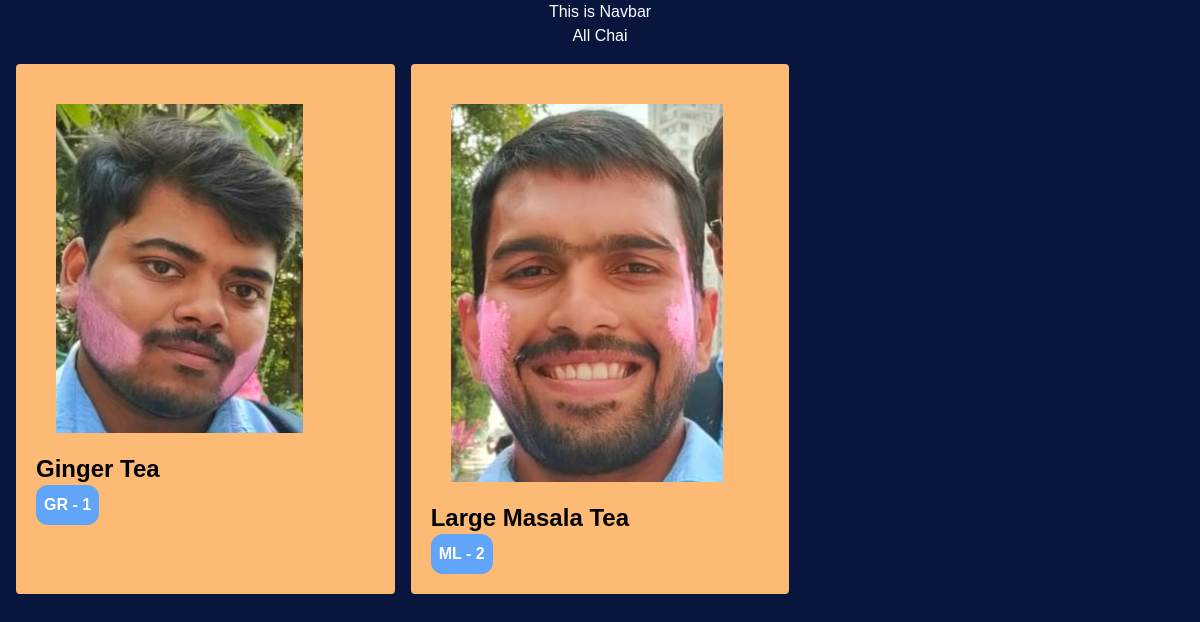
Page /chai/ on the earlier database version.
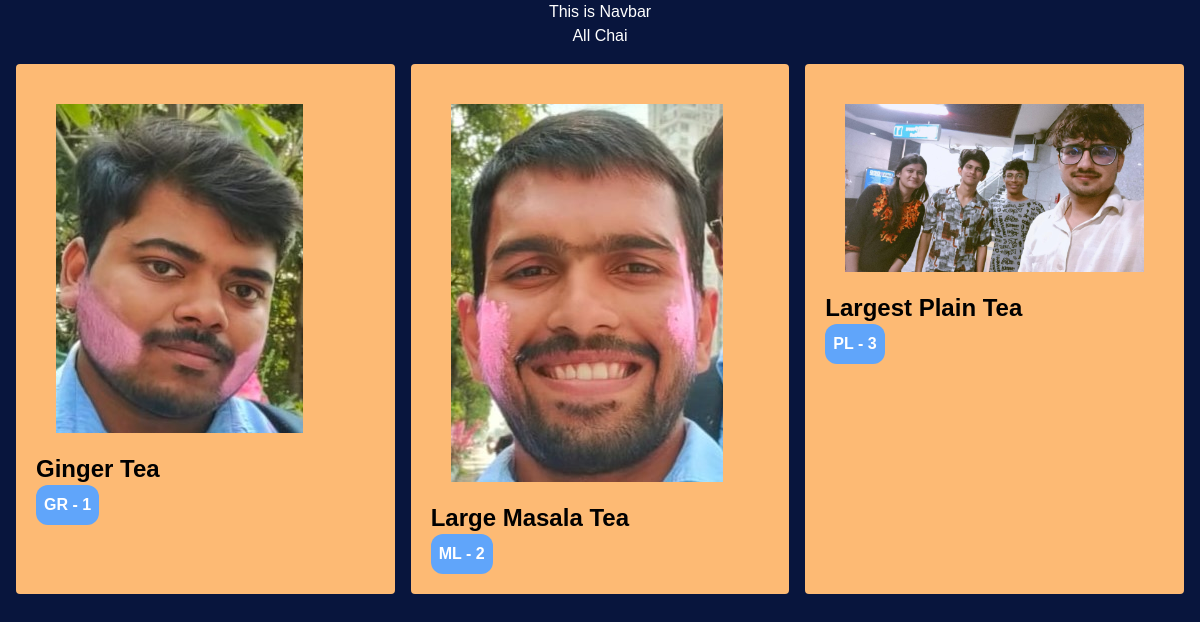
Same page on the later database version.
### chai/models.py (models this page shows, shortened)
class ChaiVariety(models.Model):
    CHAI_TYPE_CHOICE = [
        ('ML', 'MASALA'),
        ('GR', 'GINGER'),
        ('PL', 'PLAIN'),
        ('EL', 'ELAICHI'),
    ]
    name = models.CharField(max_length=200)
    image = models.ImageField(upload_to='chais/')
    chai_type = models.CharField(max_length=2, choices=CHAI_TYPE_CHOICE)
    add_date = models.DateTimeField(default=timezone.now)
    description = models.TextField(default='')

### chai/views.py (the view)
# urls.py: path('', views.all_chai, name='all_chai'),
def all_chai(request):
    chais = ChaiVariety.objects.all()
    return render(request, 'chai/all_chai.html', {'chais': chais})

### chai/templates/chai/all_chai.html (shortened to what this page needs)
{% extends "layout.html" %}
{% block content %}
<h1>All Chai</h1>
<div class="grid grid-cols-3 gap-4 m-4">
	{% for chai in chais %}
	<div class="bg-orange-300 p-5 rounded">
		<img
			class="rounded p-5"
			src="{{chai.image.url}}"
			alt=""
		/>
		<h3 class="text-black text-2xl font-bold">{{chai.name}}</h3>
		<a href="{% url 'chai_detail' chai.id %}">
			<button
				type="button"
				class="bg-blue-400 p-2 font-semibold rounded-xl"
			>
				{{chai.chai_type}} - {{chai.id}}
			</button>
		</a>
	</div>
	{% endfor %}
</div>
{% endblock %}

### templates/layout.html (shortened to what this page needs)
{% load static tailwind_tags %}
{% load static %}
<!DOCTYPE html>
<html lang="en">
	<head>
		<link
			rel="stylesheet"
			href="{% static 'style.css' %}"
		/>
		{% tailwind_css %}
	</head>
	<body>
		<h1>This is Navbar</h1>
		{% block content %} Default Content {% endblock %}
	</body>
</html>

### static/style.css (style rules this page uses)
body { background-color: #08153d; color: white; font-family: Arial, sans-serif; margin: 0; padding: 0; }
h1 { text-align: center; margin-top: 50px; font-size: 2em; }

Differences in the rows shown:
added ChaiVariety: image (picture), name "Largest Plain Tea", chai_type "PL", id "3"
